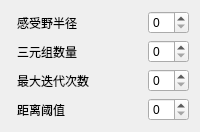
                <widget class="QWidget" name="page_4">
                 <layout class="QFormLayout" name="formLayout_4">
                  <item row="0" column="1">
                   <layout class="QVBoxLayout" name="verticalLayout_5">
                    <item>
                     <layout class="QHBoxLayout" name="horizontalLayout_24">
                      <item>
                       <widget class="QLabel" name="label_11">
                        <property name="text">
                         <string>感受野半径</string>
                        </property>
                       </widget>
                      </item>
                      <item>
                       <spacer name="horizontalSpacer_10">
                        <property name="orientation">
                         <enum>Qt::Horizontal</enum>
                        </property>
                        <property name="sizeHint" stdset="0">
                         <size>
                          <width>40</width>
                          <height>20</height>
                         </size>
                        </property>
                       </spacer>
                      </item>
                      <item>
                       <widget class="QSpinBox" name="spinBox_9"/>
                      </item>
                     </layout>
                    </item>
                    <item>
                     <layout class="QHBoxLayout" name="horizontalLayout_25">
                      <item>
                       <widget class="QLabel" name="label_18">
                        <property name="text">
                         <string>三元组数量</string>
                        </property>
                       </widget>
                      </item>
                      <item>
                       <spacer name="horizontalSpacer_11">
                        <property name="orientation">
                         <enum>Qt::Horizontal</enum>
                        </property>
                        <property name="sizeHint" stdset="0">
                         <size>
                          <width>40</width>
                          <height>20</height>
                         </size>
                        </property>
                       </spacer>
                      </item>
                      <item>
                       <widget class="QSpinBox" name="spinBox_10"/>
                      </item>
                     </layout>
                    </item>
                    <item>
                     <layout class="QHBoxLayout" name="horizontalLayout_26">
                      <item>
                       <widget class="QLabel" name="label_19">
                        <property name="text">
                         <string>最大迭代次数</string>
                        </property>
                       </widget>
                      </item>
                      <item>
                       <spacer name="horizontalSpacer_13">
                        <property name="orientation">
                         <enum>Qt::Horizontal</enum>
                        </property>
                        <property name="sizeHint" stdset="0">
                         <size>
                          <width>40</width>
                          <height>20</height>
                         </size>
                        </property>
                       </spacer>
                      </item>
                      <item>
                       <widget class="QSpinBox" name="spinBox_11"/>
                      </item>
                     </layout>
                    </item>
                    <item>
                     <layout class="QHBoxLayout" name="horizontalLayout_27">
                      <item>
                       <widget class="QLabel" name="label_20">
                        <property name="text">
                         <string>距离阈值</string>
                        </property>
                       </widget>
                      </item>
                      <item>
                       <spacer name="horizontalSpacer_12">
                        <property name="orientation">
                         <enum>Qt::Horizontal</enum>
                        </property>
                        <property name="sizeHint" stdset="0">
                         <size>
                          <width>40</width>
                          <height>20</height>
                         </size>
                        </property>
                       </spacer>
                      </item>
                      <item>
                       <widget class="QSpinBox" name="spinBox_12"/>
                      </item>
                     </layout>
                    </item>
                   </layout>
                  </item>
                 </layout>
                </widget>
